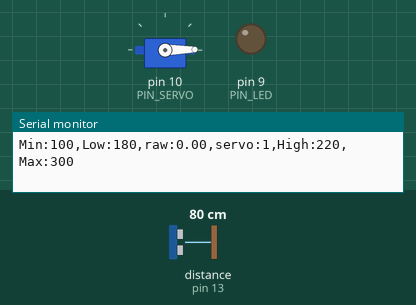
Simulated run of this sketch. Board: Arduino Uno, built with avr-gcc and run on an emulated ATmega328P. Shown: servo, output pins drawn as LEDs (lit = HIGH), the last lines printed to the serial monitor. Wiring (inferred from the names in the program): ultrasonic range finder: trigger pin 12; echo pin 13. The inputs (shaded band) are chosen by the test bench; at power-on: distance to the obstacle (sensor on pin 13) 80 cm. The echo pulse lasts 58.3 µs per cm; pins used as bus, display or sensor lines are not drawn.

Above: at 1.2 s.
1.3 s: distance to the obstacle (sensor on pin 13) set to 35 cm
At 3.8 s:
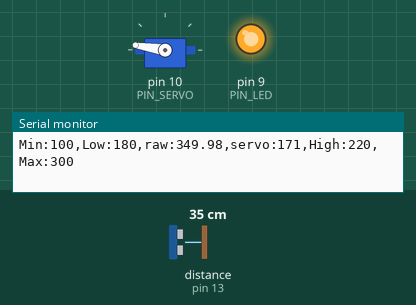
4.3 s: distance to the obstacle (sensor on pin 13) set to 2 cm
At 5.0 s:
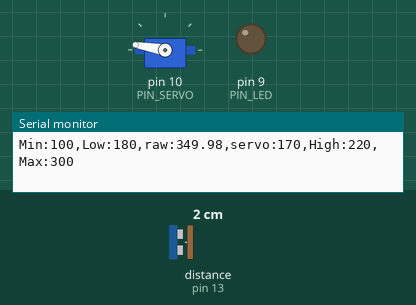
5.8 s: distance to the obstacle (sensor on pin 13) set to 18 cm
At 7.88 s:
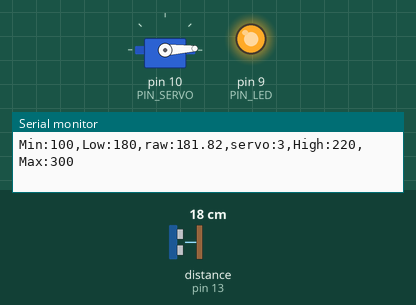
8.8 s: distance to the obstacle (sensor on pin 13) set to 4 cm
At 8.8 s:
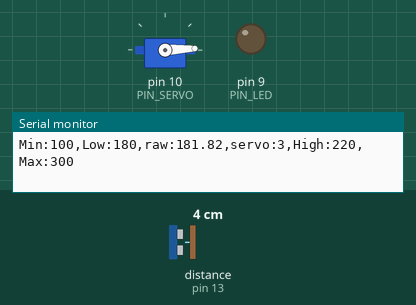
Timing chart, 0 to 11.3 s (numbered marks = the images above; inputs shaded):
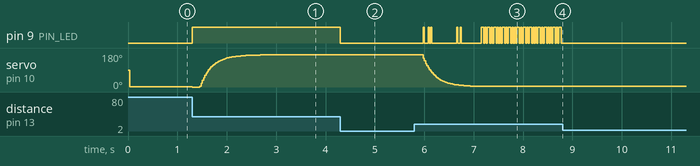

Measured:
- after the input at 1.3 s, pin 9 (PIN_LED): LOW → HIGH at once
- after the input at 4.3 s, pin 9 (PIN_LED): HIGH → LOW at once
- after the input at 5.8 s, servo on pin 10 (PIN_SERVO): moves from 170° to 3° over 1.3 s, starting after 0.18 s
- after the input at 8.8 s, pin 9 (PIN_LED): stops changing and stays LOW

The sketch:

11_assignment.ino
```cpp
#include <Servo.h>

// Arduino pin assignment
#define PIN_LED 9
#define PIN_SERVO 10
#define PIN_TRIG 12
#define PIN_ECHO 13

// configurable parameters
#define SND_VEL 346.0 // sound velocity at 24 celsius degree (unit: m/s)
#define INTERVAL 25 // sampling interval (unit: ms)
#define _DIST_ALPHA 0.1
#define _DIST_MIN 180 // minimum distance to be measured (unit: mm)
#define _DIST_MAX 360 // maximum distance to be measured (unit: mm)

#define _DUTY_MIN 554 // servo full clockwise position (0 degree)
#define _DUTY_NEU 1476 // servo neutral position (90 degree)
#define _DUTY_MAX 2398 // servo full counterclockwise position (180 degree)

// global variables
float timeout; // unit: us
float dist_min, dist_max, dist_raw, dist_prev, alpha, dist_ema; // unit: mm
unsigned long last_sampling_time; // unit: ms
float scale; // used for pulse duration to distance conversion
Servo myservo;

void setup() {
// initialize GPIO pins
  pinMode(PIN_LED,OUTPUT);
  pinMode(PIN_TRIG,OUTPUT);
  digitalWrite(PIN_TRIG, LOW);
  pinMode(PIN_ECHO,INPUT);

  myservo.attach(PIN_SERVO);
  myservo.writeMicroseconds(_DUTY_NEU);

// initialize USS related variables
  dist_min = _DIST_MIN;
  dist_max = _DIST_MAX;
  timeout = (INTERVAL / 2) * 1000.0; // precalculate pulseIn() timeout value. (unit: us)
  dist_raw = dist_prev = 0.0; // raw distance output from USS (unit: mm)
  scale = 0.001 * 0.5 * SND_VEL;
  alpha = _DIST_ALPHA;

// initialize serial port
  Serial.begin(57600);

// initialize last sampling time
  last_sampling_time = 0;
}

void loop() {
// wait until next sampling time.
// millis() returns the number of milliseconds since the program started. Will overflow after 50 days.
  if(millis() < last_sampling_time + INTERVAL) return;

// get a distance reading from the USS
  dist_raw = USS_measure(PIN_TRIG,PIN_ECHO);
  if(dist_raw >= 180 && dist_raw <= 360) {
    digitalWrite(PIN_LED, 1);
  }
  else {
    digitalWrite(PIN_LED, 0);
  }
  if(dist_raw == 0.0) dist_raw = dist_prev;
  else dist_prev = dist_raw;

  dist_ema = alpha * dist_raw + (1-alpha) * dist_ema;

// output the read value to the serial port
  Serial.print("Min:100,Low:180,raw:");
  Serial.print(dist_raw);
  Serial.print(",servo:");
  Serial.print(myservo.read());
  Serial.println(",High:220,Max:300");

// adjust servo position according to the USS read value

// add your code here!
  if(dist_raw <= dist_min) {
    myservo.writeMicroseconds(_DUTY_MIN);
  }
  else if(dist_raw >= dist_max) {
    myservo.writeMicroseconds(_DUTY_MAX);
  }
  else {
    myservo.writeMicroseconds(_DUTY_MIN + (10.24 * (dist_ema - 180)));
  }


// update last sampling time
  last_sampling_time += INTERVAL;
}

// get a distance reading from USS. return value is in millimeter.
float USS_measure(int TRIG, int ECHO)
{
  float reading;
  digitalWrite(TRIG, HIGH);
  delayMicroseconds(10);
  digitalWrite(TRIG, LOW);

  reading = pulseIn(ECHO, HIGH, timeout) * scale; // unit: mm
  if(reading < dist_min || reading > dist_max) reading = 0.0; // return 0 when out of range.

  return reading;
}
```
